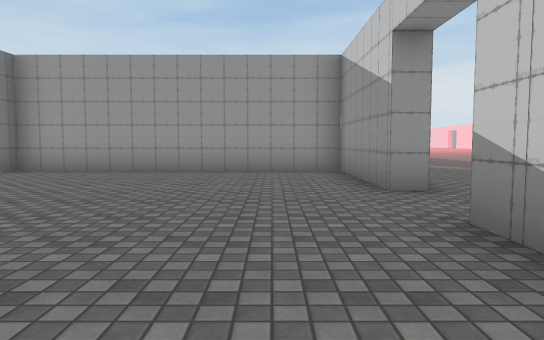
view 1 (above)

15 first-person views from a walk through a Unity game level. The camera is 1.2 m above the floor, tilts 4° down and sees 70° across. The floor is counted in squares, 2 m on a side. Each view is taken from the middle of a square. On the plan, view 1 faces up. The plan holds only what a view shows up to about 11 squares ahead; the rest is blank. The place goes on beyond the plan. The player is left out. Door leaves are left out, so doorways stand open. Some surface patterns are stand-ins.

view 2
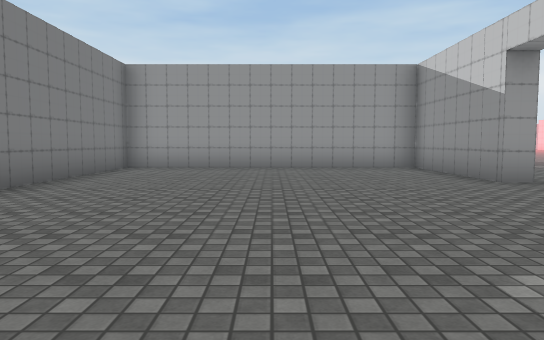

view 3
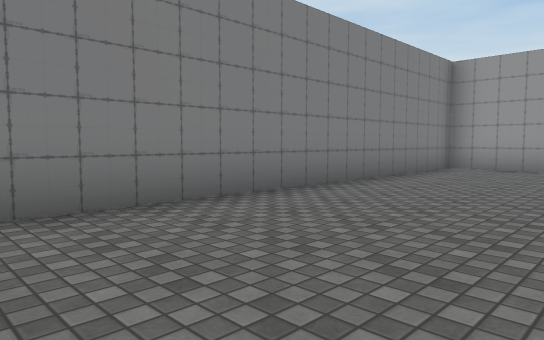

view 4
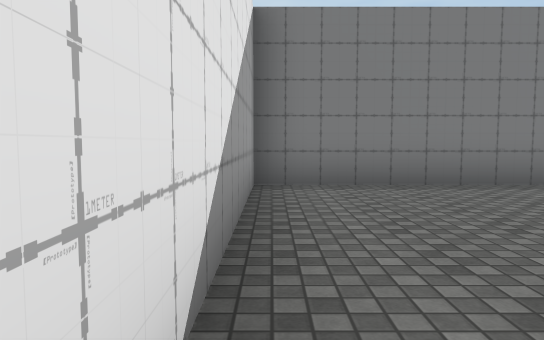

view 5
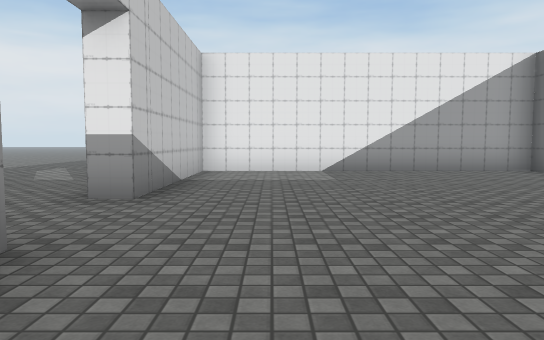

view 6
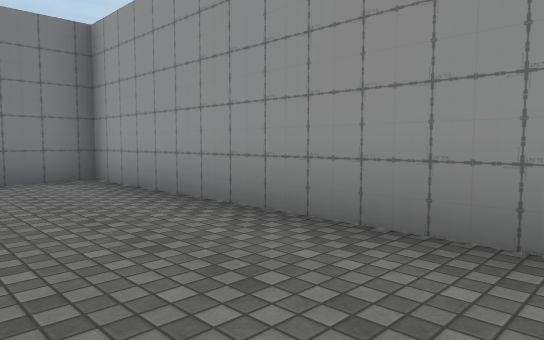

view 7
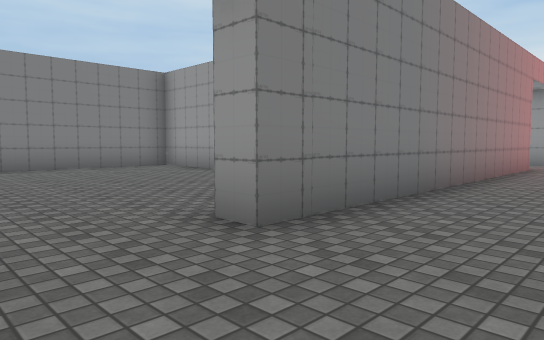

view 8
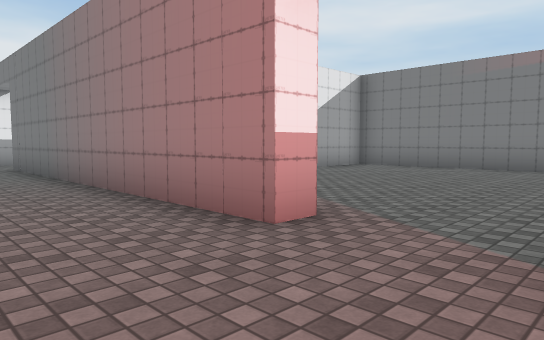

view 9
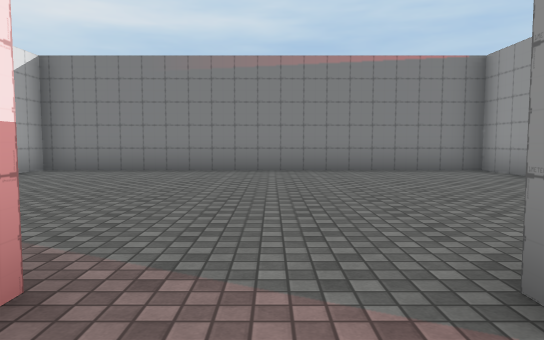

view 10
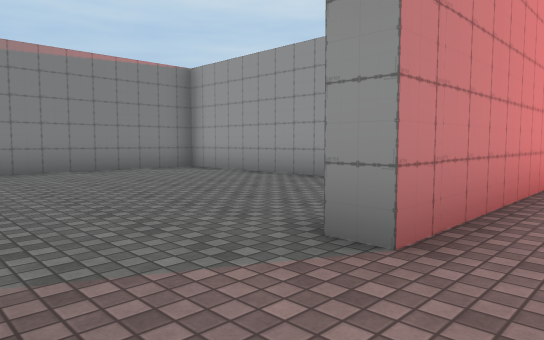

view 11
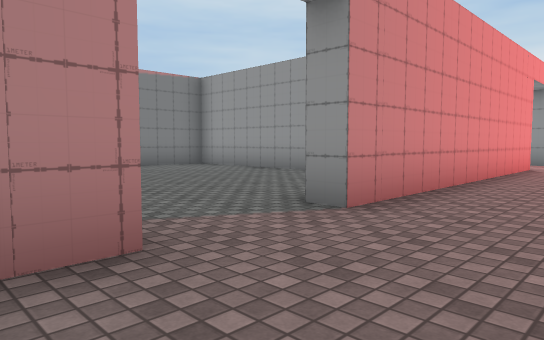

view 12
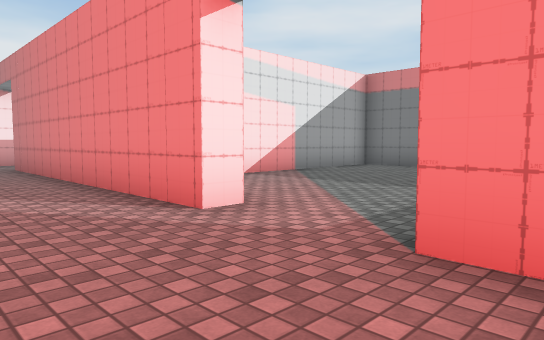

view 13
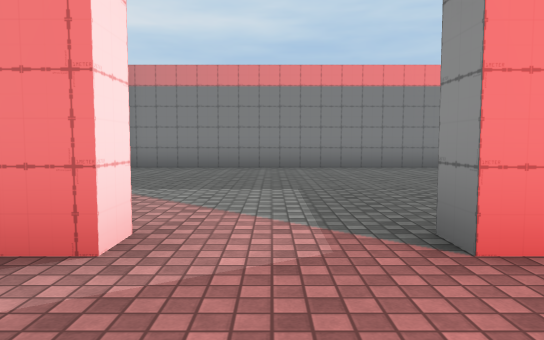

view 14
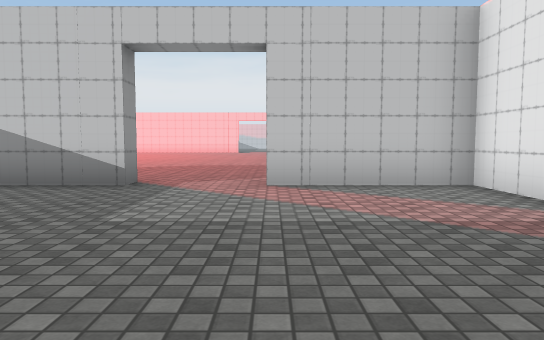

view 15
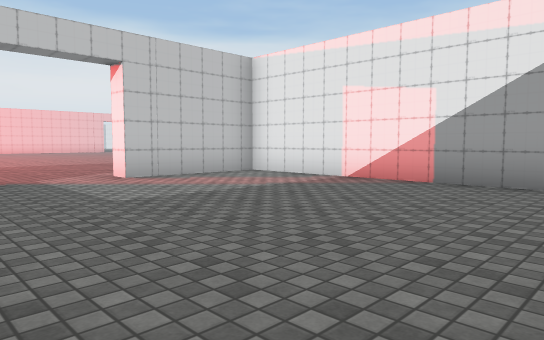

### Floor plan
Points are (right, up) in squares from view 1. A wall is a line through its corners. A room is listed if a view was taken in it or the views show most of it. See-through windows are left out.
Room 1 (views 1, 2, 3, 4, 5, 6)
walls: (1.5, 4.9) (1.5, 8.4) (-5.5, 8.4) (-5.5, -1.3) (1.5, -1.3) (1.5, 2.9)
ways out: open door at (2, 3.5) to room 2
Room 2 (views 7, 8, 9, 10, 11, 12, 13)
walls: (2, 13) (2, 4.9); (2, 22.1) (2, 15); (2, 24.8) (2, 24.1)
ways out: open door at (2, 3.5) to room 1; open door at (2, 23) to room 3; open door at (2, 14) to room 4
Room 3 (views 14, 15)
walls: (1.5, 24.1) (1.5, 25.5); (-5.5, 25.5) (-5.5, 19.1) (1.5, 19.1) (1.5, 22.1)
ways out: open door at (2, 23) to room 2
Room 4 (no view inside)
walls: (-1.2, 18.6) (-5.5, 18.6) (-5.5, 9) (-3.6, 9)
ways out: open door at (2, 14) to room 2

Positions as (right, up) in squares from view 1, and headings:
1: (0, 0), facing up
2: (-2, -1), facing up
3: (-2, -1), facing up-left
4: (0, -1), facing left
5: (0, 7), facing down
6: (1, 6), facing up-left
7: (4, 3), facing up-left
8: (4, 15), facing down-left
9: (3, 14), facing left
10: (3, 13), facing up-left
11: (4, 12), facing up-left
12: (4, 25), facing down-left
13: (4, 23), facing left
14: (-4, 22), facing right
15: (-5, 25), facing down-right
